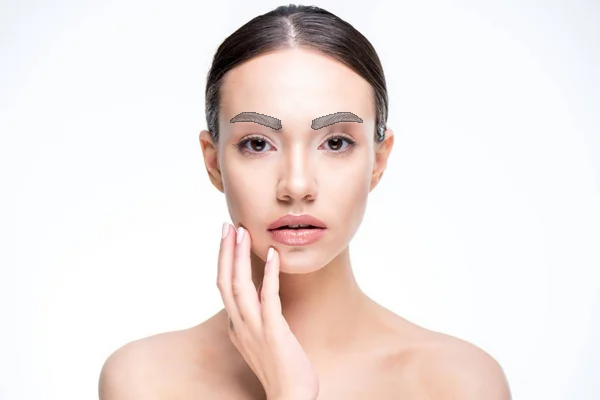
#> input picture API/Backend/add_eyebrow.png, 600 x 400 px, found by its file name
$ python 'Bezier Curve.py'
#> lines starting #> are read from the running program, lines starting #| are printed output that depends on the picture; after the words box and inside, x2 and y2 are one past the last pixel; in counts of white or black regions, pixels touching at a corner belong together
import cv2
import numpy as np
import matplotlib.pyplot as plt

# โหลดภาพที่มีคิ้ว
face_path = "C:/Users/Chits/Documents/pensook/Github/Website_DEEPBROW/API/Backend/add_eyebrow.png"
face = cv2.imread(face_path, cv2.IMREAD_UNCHANGED)
#> face is the input picture: shape (400, 600, 3); mean B, G, R 225.1, 228, 238.1

# ตรวจสอบว่าภาพโหลดสำเร็จหรือไม่
if face is None:
    print("❌ Error: ไม่สามารถโหลดภาพ")
    exit()

# แปลงเป็น grayscale เพื่อหา edge ของคิ้ว
gray = cv2.cvtColor(face, cv2.COLOR_BGR2GRAY)
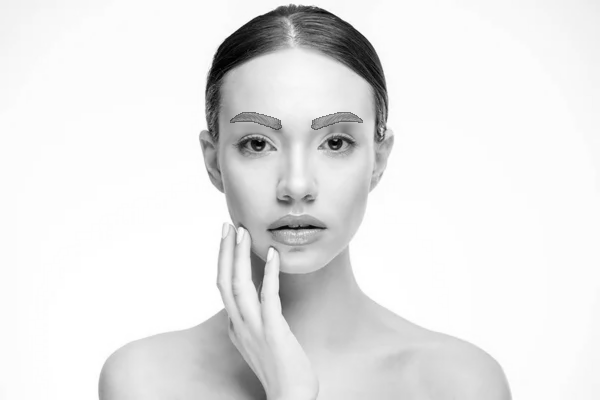
#> gray: shape (400, 600); min 0, max 255, mean 230.9
edges = cv2.Canny(gray, threshold1=30, threshold2=100)
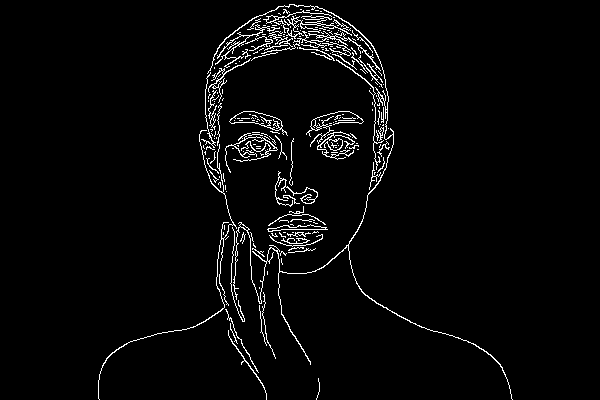
#> edges: shape (400, 600); 3.2% white in thin lines or dots, all inside (x1, y1, x2, y2) = (98, 4, 513, 400)

# สร้าง Perlin Noise เพื่อใช้เป็นพื้นฐานของขนคิ้ว
rows, cols = face.shape[:2]
#> rows = 400; cols = 600
noise = np.random.normal(loc=0, scale=25, size=(rows, cols)).astype(np.uint8)

# รวม Edge ของคิ้วกับ Noise เพื่อสร้างเส้นขนคิ้ว
eyebrow_hair = cv2.bitwise_and(noise, noise, mask=edges)
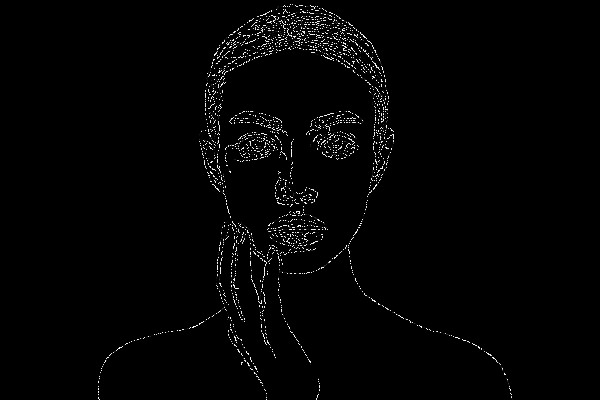
#> eyebrow_hair: shape (400, 600); min 0, max 255, mean 3.9
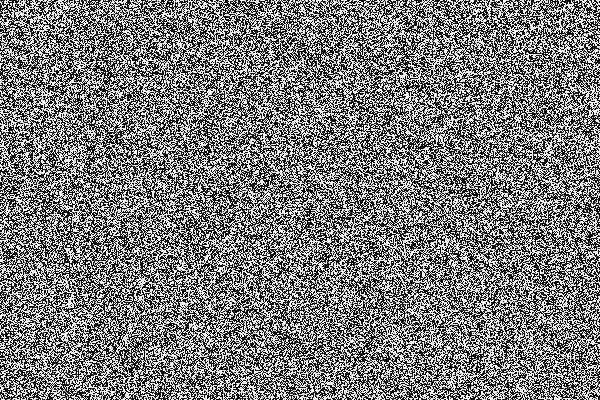
#> noise: shape (400, 600); min 0, max 255, mean 123.8

# ทำให้เส้นขนคิ้วดูสมจริงขึ้นโดยใช้ Blur
eyebrow_hair = cv2.GaussianBlur(eyebrow_hair, (5, 5), 2)
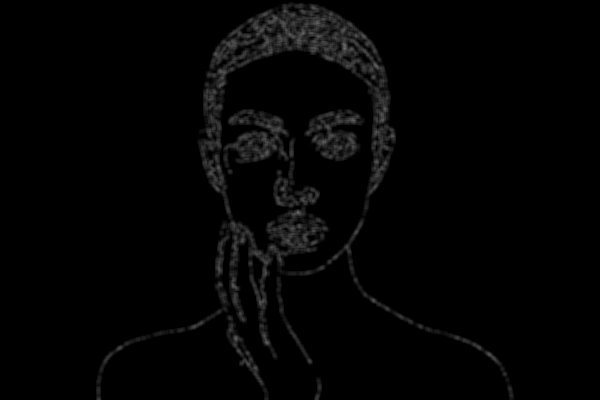
#> eyebrow_hair: shape (400, 600); min 0, max 106, mean 3.9

# เพิ่มเส้นขนคิ้วลงในภาพหลัก
for c in range(3):  # ใช้กับช่อง BGR
    face[:, :, c] = np.where(eyebrow_hair > 50,  # ถ้าค่ามีความเข้มพอ
                              cv2.addWeighted(face[:, :, c], 0.7, eyebrow_hair, 0.3, 0),  # ผสมเส้นคิ้วเข้ากับภาพ
                              face[:, :, c])
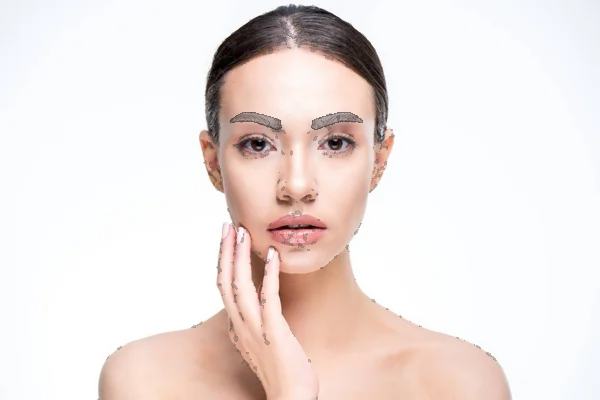
#> face: shape (400, 600, 3); 1.99% of pixels changed, all inside (x1, y1, x2, y2) = (97, 5, 497, 400)

# บันทึกภาพที่มีขนคิ้วเพิ่มขึ้น
output_path = "C:/Users/Chits/Documents/pensook/Github/Website_DEEPBROW/API/Backend/add_eyebrow_line.png"
cv2.imwrite(output_path, face)

# แสดงผลลัพธ์
plt.figure(figsize=(8,6))
plt.imshow(cv2.cvtColor(face, cv2.COLOR_BGR2RGB))
plt.axis("off")
plt.title("Face with Generated Eyebrow Hair")
plt.show()
